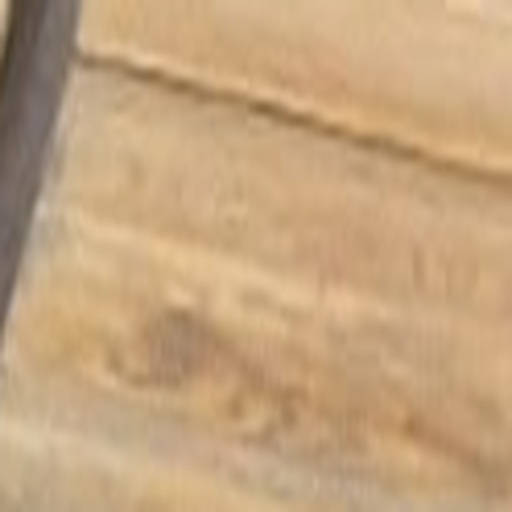
#> input picture metro2/modules/stations/moskovskaya/art/bench_oak.jpg, 512 x 512 px, given in place of 02-7896.jpg, which was not available
$ python repair_art_v60_2.py --photos ../../modules/stations/moskovskaya/art
#> lines starting #> are read from the running program, lines starting #| are printed output that depends on the picture
"""Clean marble/paint samples for V60.2; all crops exclude signs and people."""
from pathlib import Path
import argparse,json,hashlib
from PIL import Image,ImageFilter
import numpy as np
ROOT=Path(__file__).resolve().parents[2];OUT=ROOT/'modules/stations/moskovskaya/art'
p=argparse.ArgumentParser();p.add_argument('--photos',type=Path,required=True);args=p.parse_args();records=[]
def rectify(src,name,quad,size):
#> called with src = '02-7896.jpg', name = 'lower_clean_v60_2.jpg', size = (3072, 384)
 path=args.photos/src;im=Image.open(path).convert('RGB');A=[];B=[]
#> in rectify, im is the input picture: PIL image 512x512 RGB; mean R, G, B 195.7, 163.6, 125.7
 for (u,v),(x,y) in zip([(0,0),(size[0]-1,0),(size[0]-1,size[1]-1),(0,size[1]-1)],quad):A.extend([[u,v,1,0,0,0,-x*u,-x*v],[0,0,0,u,v,1,-y*u,-y*v]]);B.extend([x,y])
 out=im.transform(size,Image.Transform.PERSPECTIVE,np.linalg.solve(np.asarray(A),np.asarray(B)),Image.Resampling.BICUBIC);out.save(OUT/name,quality=94)
#> after `out = im.transform(size, Image.Transform.PERSPECTIVE, np.linalg.solve(`: out: PIL image 3072x384 RGB; every value is 0
 records.append({'asset':name,'source':src,'sha256':hashlib.sha256(path.read_bytes()).hexdigest(),'quad_pixels':quad,'excludes':'route boards, interchange tags, lettering and people'})
rectify('02-7896.jpg','lower_clean_v60_2.jpg',[(0,665),(1535,632),(1535,710),(0,774)],(3072,384))
rectify('02-7896.jpg','mural_university_clean_v60_2.jpg',[(0,115),(1535,170),(1535,511),(0,532)],(3072,900))
#> call 2 of rectify, with src = '02-7896.jpg', name = 'mural_university_clean_v60_2.jpg', size = (3072, 900)
#> in rectify (call 2), `out = im.transform(size, Image.Transform.PERSPECTIVE, np.linalg.solve(`:
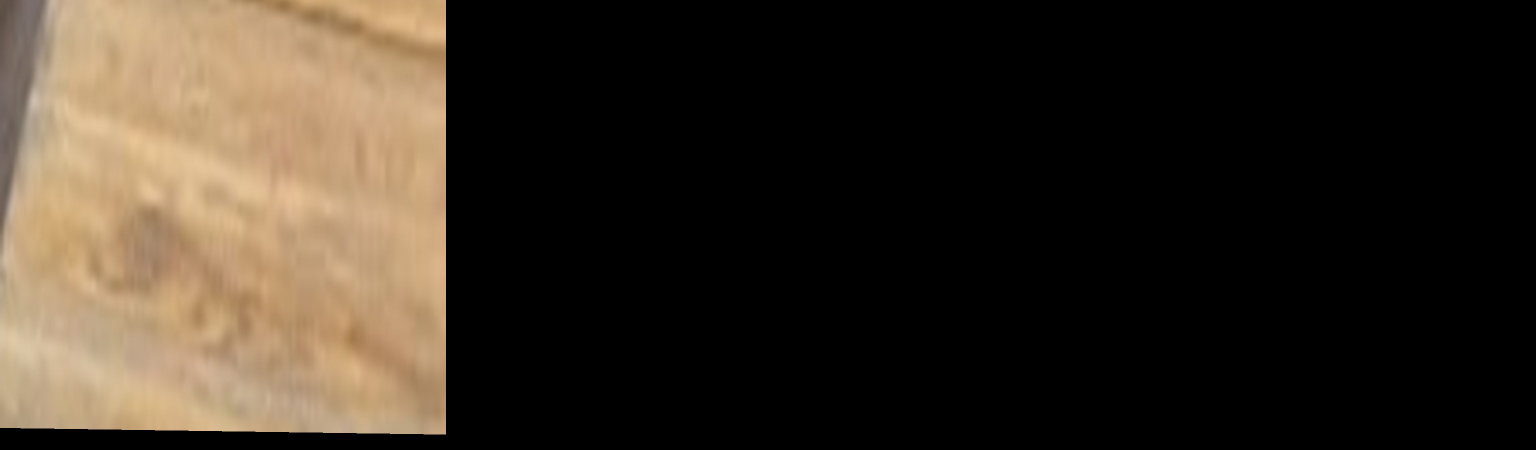
#> out: PIL image 3072x900 RGB (shown at 1/2 size); mean R, G, B 54.7, 45.6, 34.9
rectify('01-7897.jpg','mural_kremlin_clean_v60_2.jpg',[(0,132),(1535,198),(1535,486),(0,515)],(3072,900))
#> call 3 of rectify, with src = '01-7897.jpg', name = 'mural_kremlin_clean_v60_2.jpg', size = (3072, 900)
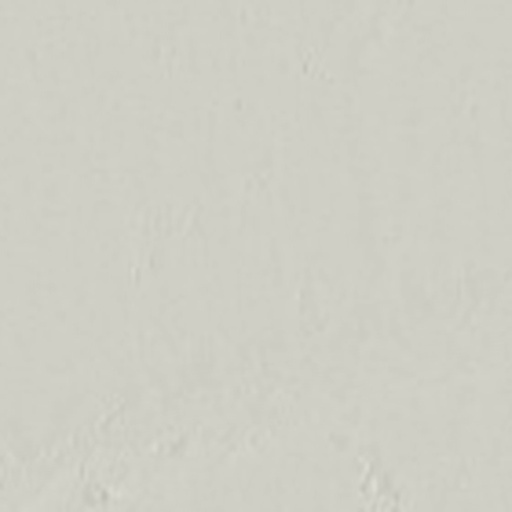
#> input picture metro2/modules/stations/moskovskaya/art/ceiling_pale.jpg, 512 x 512 px, given in place of 01-7897.jpg, which was not available
#> in rectify, im is the input picture: PIL image 512x512 RGB; mean R, G, B 206.7, 206.7, 196.7
#> in rectify (call 3), `out = im.transform(size, Image.Transform.PERSPECTIVE, np.linalg.solve(`:
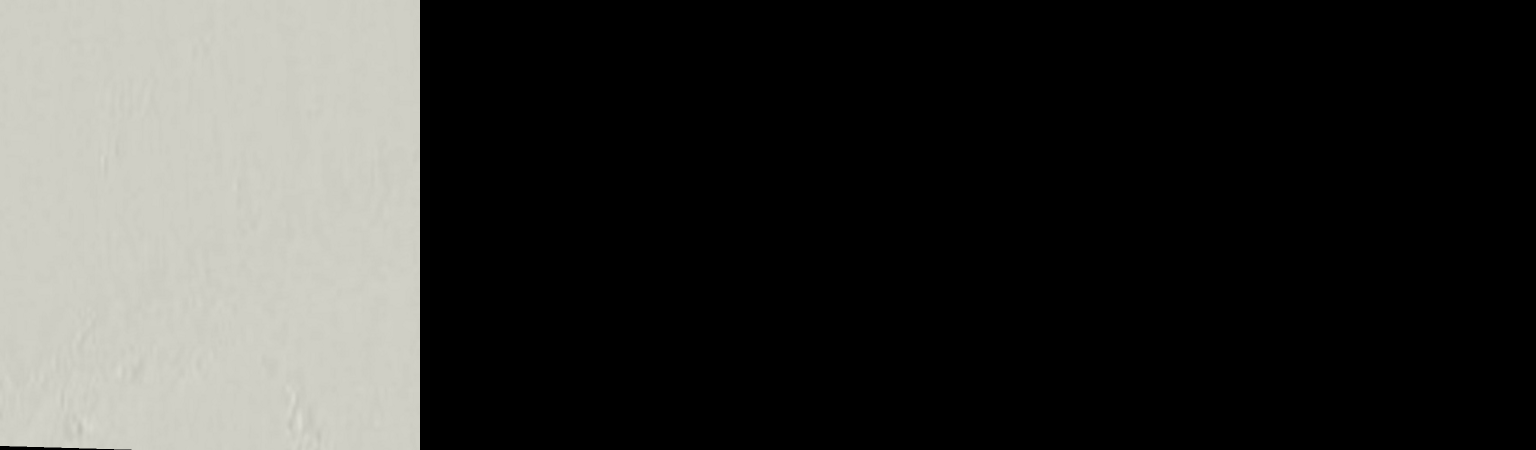
#> out: PIL image 3072x900 RGB (shown at 1/2 size); mean R, G, B 56.3, 56.3, 53.6
rectify('03-7877.jpg','mural_domes_clean_v60_2.jpg',[(0,85),(1535,95),(1535,454),(0,466)],(3072,900))
#> call 4 of rectify, with src = '03-7877.jpg', name = 'mural_domes_clean_v60_2.jpg', size = (3072, 900)
#> in rectify (call 4), `out = im.transform(size, Image.Transform.PERSPECTIVE, np.linalg.solve(`:
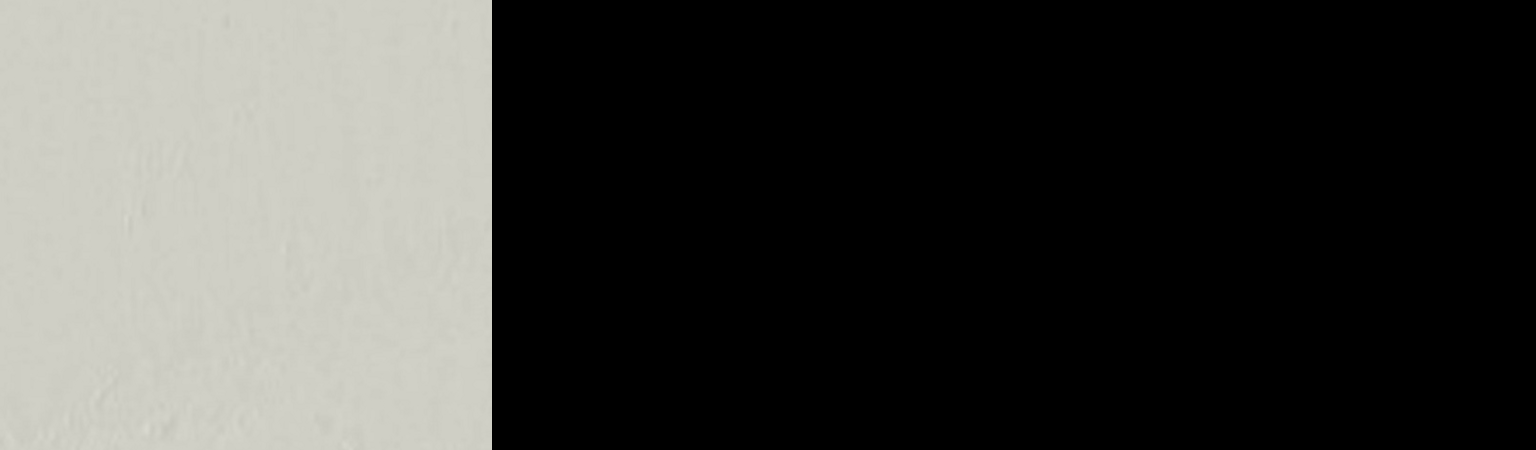
#> out: PIL image 3072x900 RGB (shown at 1/2 size); mean R, G, B 66.1, 66.1, 62.9
rectify('02-7896.jpg','dark_plinth_v60_2.jpg',[(500,808),(1000,790),(1000,852),(500,860)],(768,256))
#> in rectify (call 5), `out = im.transform(size, Image.Transform.PERSPECTIVE, np.linalg.solve(`: out: PIL image 768x256 RGB; every value is 0
# A bare paint field in the ceiling close-up. Remove photographic illumination,
# retain the photographed plaster grain for colour and a subtle normal map.
#> (the run stopped early here; a loop or call above may not have finished)
